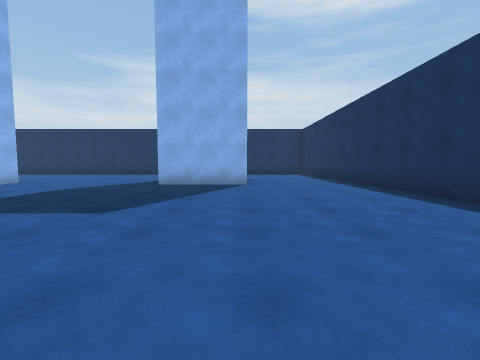
View 1 (above)

21 first-person views from a walk through a Unity game level. The camera is 1.2 m above the floor, tilts 4° down and sees 90° across. The floor is counted in squares, 2 m on a side. Each view is taken from the middle of a square. On the plan, view 1 faces up. The plan holds only what a view shows up to about 9 squares ahead; the rest is blank.

View 2
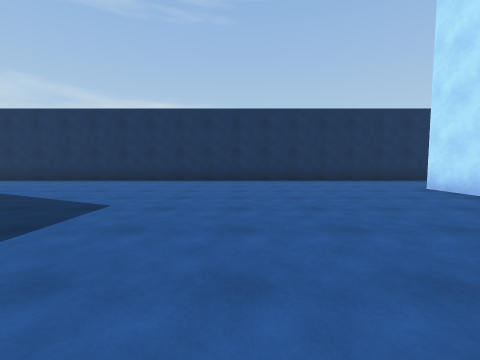

View 3
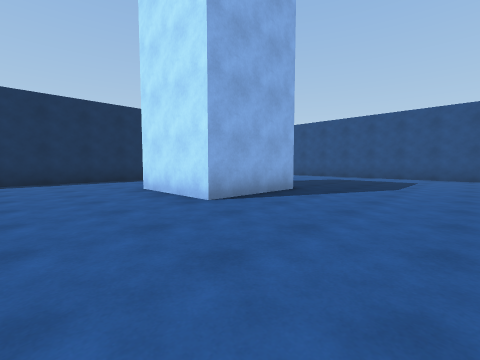

View 4
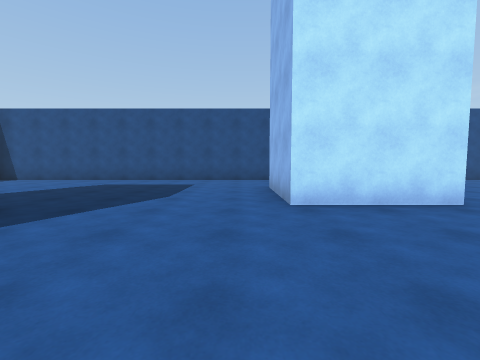

View 5
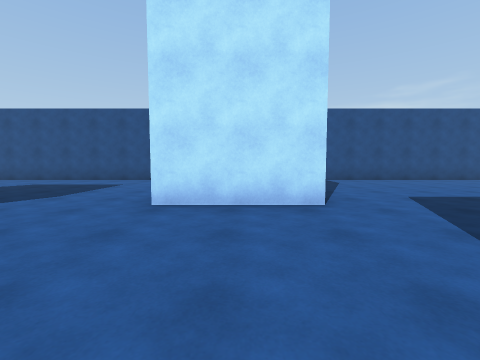

View 6
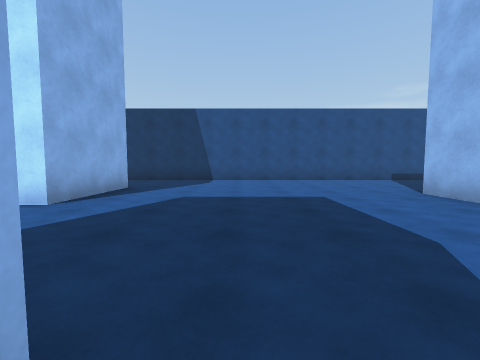

View 7
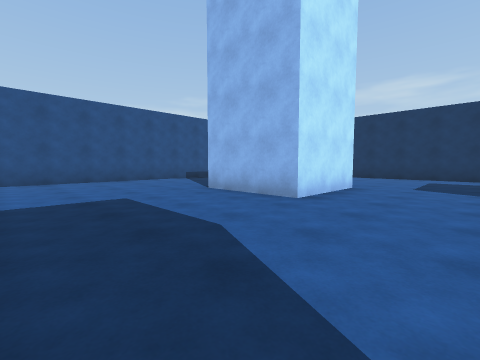

View 8
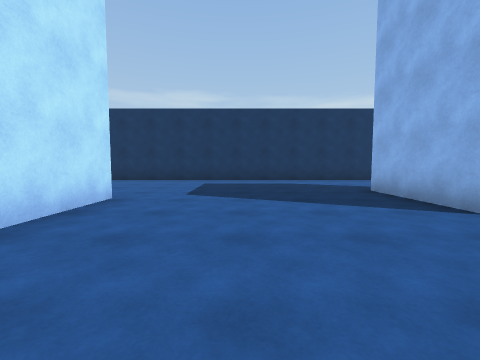

View 9
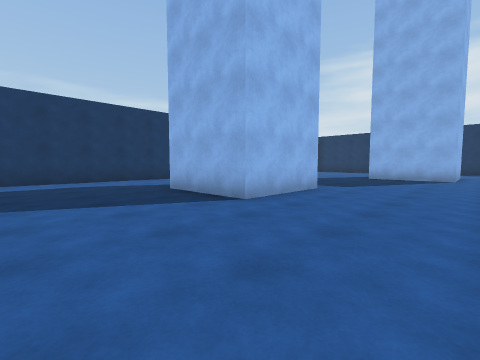

View 10
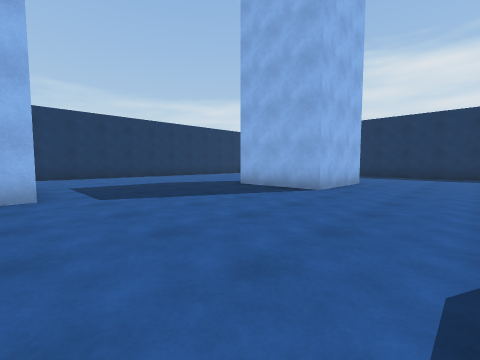

View 11
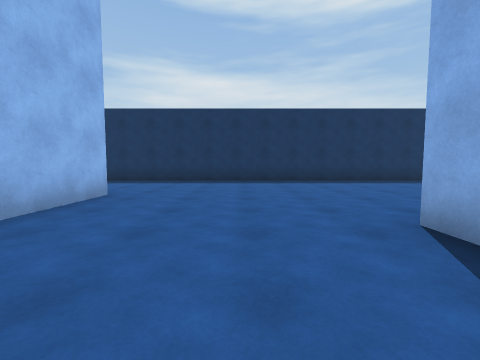

View 12
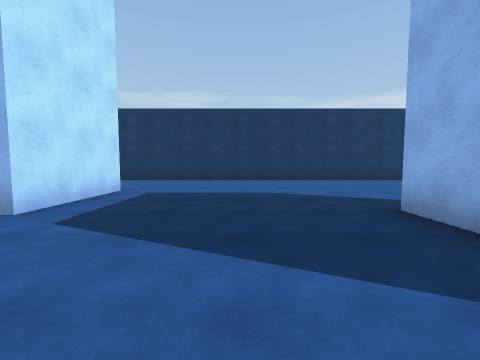

View 13
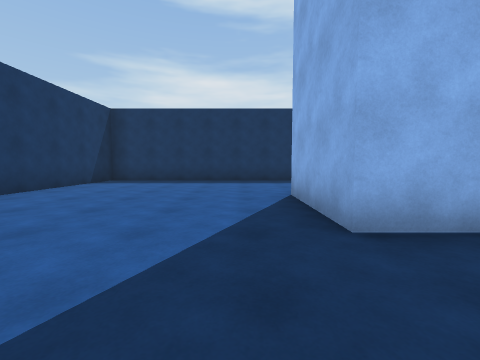

View 14
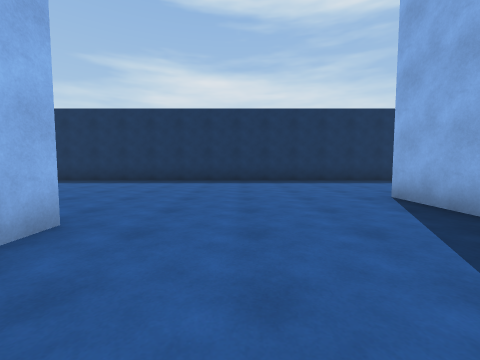

View 15
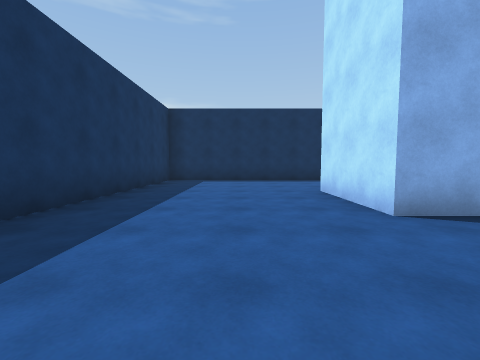

View 16
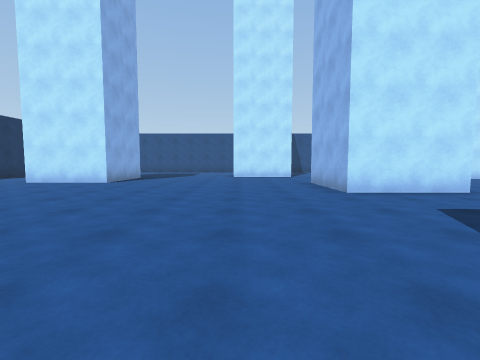

View 17
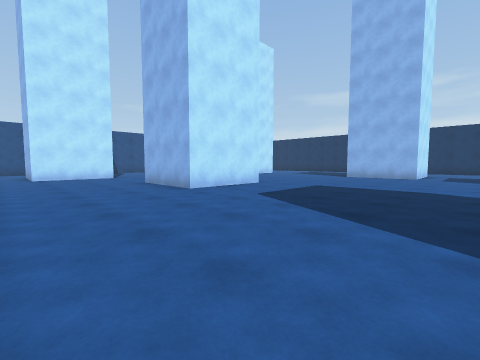

View 18
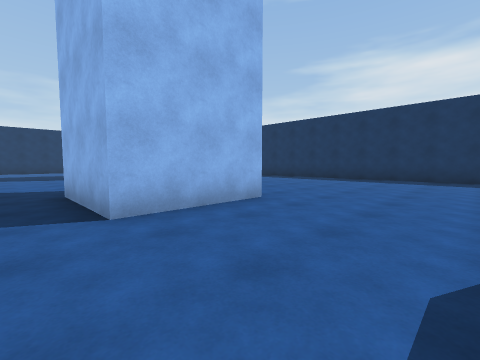

View 19
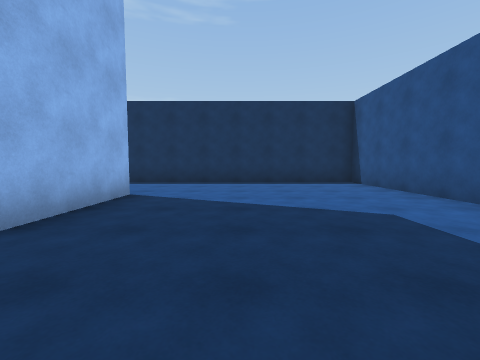

View 20
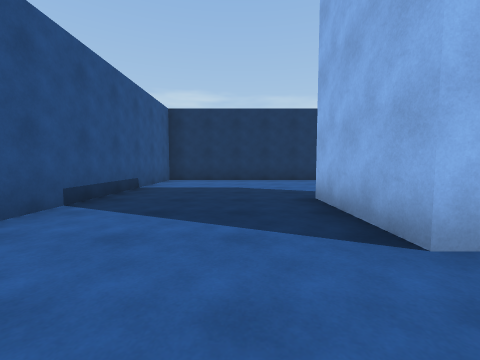

View 21
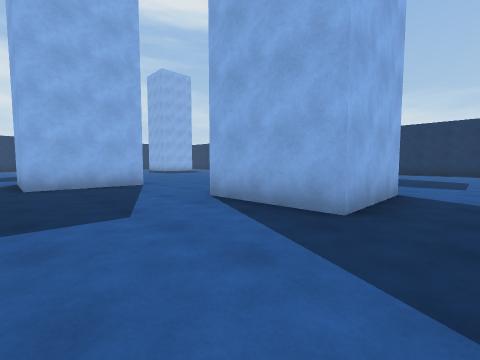

### Floor plan
Points are (right, up) in squares from view 1. A wall is a line through its corners. A room is listed if a view was taken in it or the views show most of it. See-through windows are left out.
Room 1 (views 1, 2, 3, 4, 5, 6, 7, 8, 9, 10, 11, 12, 13, 14, 15, 16, 17, 18, 19, 20, 21)
walls: (-8.2, -0.8) (-8.2, -3.4) (-10.7, -3.4) (-10.7, -0.8) (-8.2, -0.8); (-9.2, 6.6) (-9.2, 7.4); (-6.7, 7.4) (-6.7, 4.8) (-9.2, 4.8); (-8.2, -6.4) (-5.7, -6.4) (-5.7, -8.9) (-8.2, -8.9) (-8.2, -6.4); (-18.2, 2.4) (-15.7, 2.4) (-15.7, -0.1) (-18.2, -0.1); (-2.3, 7.6) (-2.3, 9.2) (0.2, 9.2); (-13.5, 9.6) (-13.5, 7.1) (-16, 7.1) (-16, 9.6); (-17.1, -5.2) (-14.6, -5.2) (-14.6, -7.7) (-17.1, -7.7); (0.2, 6.7) (-2.4, 6.7); (0.6, -5.9) (-1.9, -5.9) (-1.9, -3.4) (0.6, -3.4); (-21.5, -11.5) (3.5, -11.5) (3.5, 13.5) (-21.5, 13.5) (-21.5, -11.5)

Where each view was taken, in squares from view 1:
view 1: 0 up, 0 right, facing up
view 2: 1 up, 5 left, facing right
view 3: 1 down, 5 left, facing down-right
view 4: 3 down, 5 left, facing down
view 5: 3 down, 7 left, facing down
view 6: 3 down, 11 left, facing down
view 7: 3 down, 11 left, facing down-left
view 8: 3 down, 13 left, facing left
view 9: 3 down, 13 left, facing up-left
view 10: 2 up, 11 left, facing up-left
view 11: 5 up, 11 left, facing up
view 12: 5 up, 13 left, facing left
view 13: 5 up, 17 left, facing up
view 14: 5 up, 5 left, facing up
view 15: 11 up, 5 left, facing right
view 16: 4 up, 6 left, facing down
view 17: 4 up, 5 left, facing down-left
view 18: 4 up, 4 left, facing up-left
view 19: 8 down, 4 left, facing right
view 20: 9 down, 13 left, facing left
view 21: 10 down, 11 left, facing up-right
